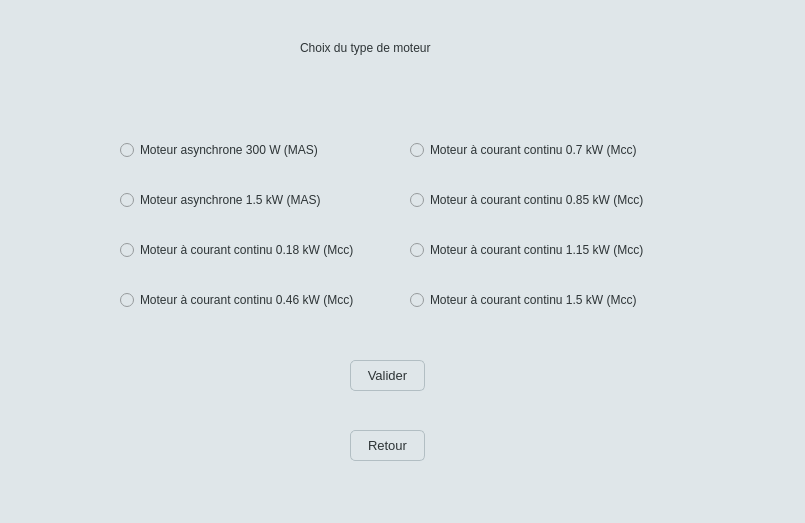
<?xml version="1.0" encoding="UTF-8"?>
<ui version="4.0">
 <class>Form</class>
 <widget class="QWidget" name="Form">
  <property name="geometry">
   <rect>
    <x>0</x>
    <y>0</y>
    <width>805</width>
    <height>523</height>
   </rect>
  </property>
  <property name="windowTitle">
   <string>Form</string>
  </property>
  <property name="styleSheet">
   <string notr="true">QWidget {
    background-color: #dfe6e9;
    color: #2d3436;
}</string>
  </property>
  <widget class="QRadioButton" name="rB_moteur1">
   <property name="geometry">
    <rect>
     <x>120</x>
     <y>140</y>
     <width>211</width>
     <height>20</height>
    </rect>
   </property>
   <property name="text">
    <string>Moteur asynchrone 300 W (MAS)</string>
   </property>
  </widget>
  <widget class="QRadioButton" name="rB_moteur3">
   <property name="geometry">
    <rect>
     <x>120</x>
     <y>240</y>
     <width>251</width>
     <height>20</height>
    </rect>
   </property>
   <property name="text">
    <string>Moteur à courant continu 0.18 kW (Mcc)</string>
   </property>
  </widget>
  <widget class="QRadioButton" name="rB_moteur2">
   <property name="geometry">
    <rect>
     <x>120</x>
     <y>190</y>
     <width>231</width>
     <height>20</height>
    </rect>
   </property>
   <property name="text">
    <string>Moteur asynchrone 1.5 kW (MAS)</string>
   </property>
  </widget>
  <widget class="QRadioButton" name="rB_moteur8">
   <property name="geometry">
    <rect>
     <x>410</x>
     <y>290</y>
     <width>241</width>
     <height>20</height>
    </rect>
   </property>
   <property name="text">
    <string>Moteur à courant continu 1.5 kW (Mcc)</string>
   </property>
  </widget>
  <widget class="QRadioButton" name="rB_moteur7">
   <property name="geometry">
    <rect>
     <x>410</x>
     <y>240</y>
     <width>271</width>
     <height>20</height>
    </rect>
   </property>
   <property name="text">
    <string>Moteur à courant continu 1.15 kW (Mcc)</string>
   </property>
  </widget>
  <widget class="QRadioButton" name="rB_moteur6">
   <property name="geometry">
    <rect>
     <x>410</x>
     <y>190</y>
     <width>261</width>
     <height>20</height>
    </rect>
   </property>
   <property name="text">
    <string>Moteur à courant continu 0.85 kW (Mcc)</string>
   </property>
  </widget>
  <widget class="QRadioButton" name="rB_moteur4">
   <property name="geometry">
    <rect>
     <x>120</x>
     <y>290</y>
     <width>261</width>
     <height>20</height>
    </rect>
   </property>
   <property name="text">
    <string>Moteur à courant continu 0.46 kW (Mcc)</string>
   </property>
  </widget>
  <widget class="QRadioButton" name="rB_moteur5">
   <property name="geometry">
    <rect>
     <x>410</x>
     <y>140</y>
     <width>241</width>
     <height>20</height>
    </rect>
   </property>
   <property name="text">
    <string>Moteur à courant continu 0.7 kW (Mcc)</string>
   </property>
  </widget>
  <widget class="QPushButton" name="pb_valider_machine">
   <property name="geometry">
    <rect>
     <x>350</x>
     <y>360</y>
     <width>75</width>
     <height>31</height>
    </rect>
   </property>
   <property name="styleSheet">
    <string notr="true">QPushButton {
    background-color: #dfe6e9;
    border: 1px solid #b2bec3;
    border-radius: 5px;
    color: #2d3436;
    padding: 6px 12px;
    font: 13px;
}

QPushButton:hover {
    background-color: #b2bec3;
}

QPushButton:pressed {
    background-color: #636e72;
    color: #ffffff;
}</string>
   </property>
   <property name="text">
    <string>Valider</string>
   </property>
  </widget>
  <widget class="QPushButton" name="pb_machineRetour_accueil">
   <property name="geometry">
    <rect>
     <x>350</x>
     <y>430</y>
     <width>75</width>
     <height>31</height>
    </rect>
   </property>
   <property name="styleSheet">
    <string notr="true">QPushButton {
    background-color: #dfe6e9;
    border: 1px solid #b2bec3;
    border-radius: 5px;
    color: #2d3436;
    padding: 6px 12px;
    font: 13px;
}

QPushButton:hover {
    background-color: #b2bec3;
}

QPushButton:pressed {
    background-color: #636e72;
    color: #ffffff;
}</string>
   </property>
   <property name="text">
    <string>Retour</string>
   </property>
  </widget>
  <widget class="QLabel" name="label">
   <property name="geometry">
    <rect>
     <x>300</x>
     <y>40</y>
     <width>201</width>
     <height>16</height>
    </rect>
   </property>
   <property name="text">
    <string>Choix du type de moteur </string>
   </property>
  </widget>
 </widget>
 <resources/>
 <connections/>
</ui>
